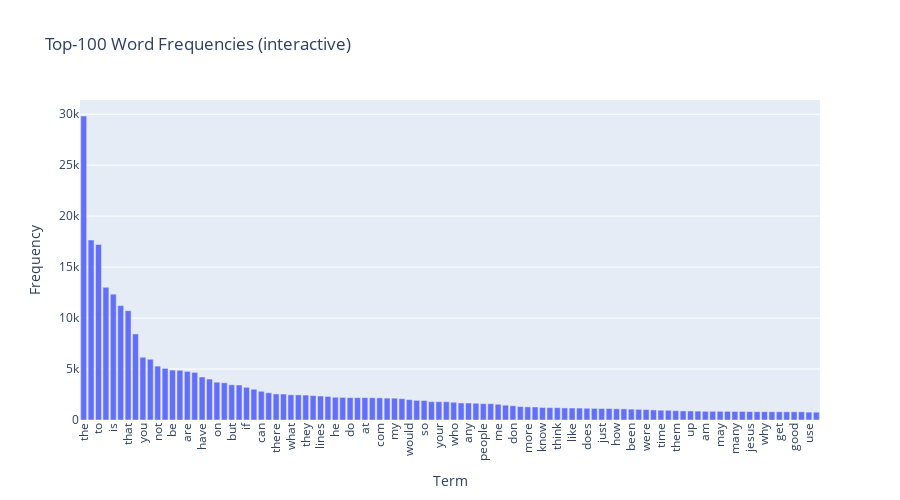

Notebook code cell kept with this figure:
### Markdown cell above
### >>> **Exercise 12 (take home):**
If you want a nicer interactive visualization here, I would encourage you try to install and use plotly to achieve this.

### Code cell
# Answer here
import numpy as np
import pandas as pd

term_freq = np.asarray(X_counts.sum(axis=0)).ravel()
vocab = count_vect.get_feature_names_out()

# 取前 K 個高頻詞彙做互動
K = 100  # 50/200 也可以
top_idx = term_freq.argsort()[::-1][:K]
df_top = pd.DataFrame({
    "term": vocab[top_idx],
    "freq": term_freq[top_idx].astype(int)
})

# Plotly
import plotly.express as px

fig = px.bar(
    df_top, x="term", y="freq",
    title=f"Top-{K} Word Frequencies (interactive)",
    labels={"term":"Term", "freq":"Frequency"}
)
fig.update_layout(xaxis_tickangle=-90, bargap=0.2, height=500, width=900)
fig.show()

### Figure 1 — Plotly figure (JSON) as saved in the notebook; plotly's stock layout.template omitted (floating-point values rounded to 4 significant figures)
{"data": [{"hovertemplate": "Term=%{x}<br>Frequency=%{y}<extra></extra>", "legendgroup": "", "marker": {"color": "#636efa", "pattern": {"shape": ""}}, "name": "", "orientation": "v", "showlegend": false, "textposition": "auto", "type": "bar", "x": ["the", "of", "to", "and", "is", "in", "that", "it", "you", "for", "not", "this", "be", "from", "are", "edu", "have", "as", "on", "with", "but", "or", "if", "was", "can", "we", "there", "by", "what", "subject", "they", "an", "lines", "one", "he", "god", "do", "organization", "at", "re", "com", "about", "my", "all", "would", "will", "so", "some", "your", "no", "who", "has", "any", "writes", "people", "which", "me", "article", "don", "his", "more", "other", "know", "when", "think", "their", "like", "university", "does", "out", "just", "only", "how", "also", "been", "than", "were", "then", "time", "because", "them", "posting", "up", "had", "am", "should", "may", "these", "many", "say", "jesus", "see", "why", "us", "get", "very", "good", "believe", "use", "such"], "xaxis": "x", "y": [29825, 17660, 17222, 13017, 12343, 11226, 10723, 8447, 6157, 5962, 5285, 5063, 4898, 4877, 4769, 4675, 4218, 4015, 3709, 3655, 3453, 3432, 3208, 3020, 2818, 2674, 2556, 2548, 2472, 2464, 2448, 2393, 2353, 2312, 2232, 2216, 2193, 2192, 2191, 2186, 2172, 2148, 2143, 2093, 2000, 1925, 1912, 1802, 1793, 1791, 1742, 1671, 1669, 1645, 1604, 1599, 1543, 1453, 1400, 1318, 1286, 1278, 1230, 1215, 1213, 1184, 1177, 1170, 1151, 1142, 1130, 1127, 1100, 1090, 1068, 1045, 1028, 989, 959, 952, 914, 892, 885, 870, 852, 851, 850, 850, 841, 840, 825, 814, 811, 808, 806, 805, 805, 803, 772, 766], "yaxis": "y"}], "layout": {"bargap": 0.2, "barmode": "relative", "height": 500, "legend": {"tracegroupgap": 0}, "title": {"text": "Top-100 Word Frequencies (interactive)"}, "width": 900, "xaxis": {"anchor": "y", "domain": [0, 1], "tickangle": -90, "title": {"text": "Term"}}, "yaxis": {"anchor": "x", "domain": [0, 1], "title": {"text": "Frequency"}}}}
